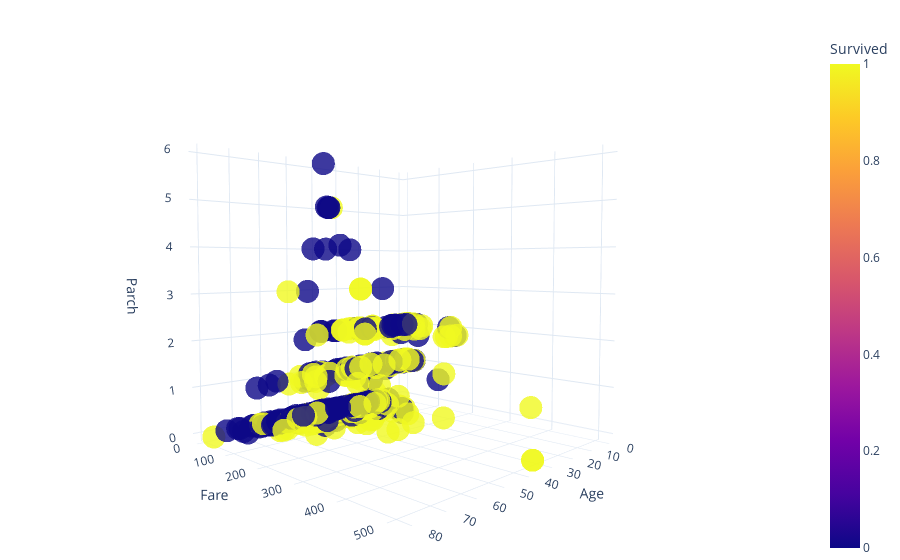

The code cell stored with this chart in its notebook:
### Code cell
px.scatter_3d(dataset, x="Age", y="Fare", z="Parch", color="Survived")

### Figure 1 — Plotly figure (JSON) as saved in the notebook; plotly's stock layout.template omitted (floating-point values rounded to 4 significant figures; data arrays with more than 128 entries replaced by an {"elided": "..."} marker saying what was removed)
{"data": [{"hovertemplate": "Age=%{x}<br>Fare=%{y}<br>Parch=%{z}<br>Survived=%{marker.color}<extra></extra>", "legendgroup": "", "marker": {"color": {"elided": "891 int values"}, "coloraxis": "coloraxis", "symbol": "circle"}, "mode": "markers", "name": "", "scene": "scene", "showlegend": false, "type": "scatter3d", "x": {"elided": "891 float values"}, "y": {"elided": "891 float values"}, "z": {"elided": "891 int values"}}], "layout": {"coloraxis": {"colorbar": {"title": {"text": "Survived"}}, "colorscale": [[0, "#0d0887"], [0.1111, "#46039f"], [0.2222, "#7201a8"], [0.3333, "#9c179e"], [0.4444, "#bd3786"], [0.5556, "#d8576b"], [0.6667, "#ed7953"], [0.7778, "#fb9f3a"], [0.8889, "#fdca26"], [1, "#f0f921"]]}, "legend": {"tracegroupgap": 0}, "scene": {"domain": {"x": [0, 1], "y": [0, 1]}, "xaxis": {"title": {"text": "Age"}}, "yaxis": {"title": {"text": "Fare"}}, "zaxis": {"title": {"text": "Parch"}}}}}
